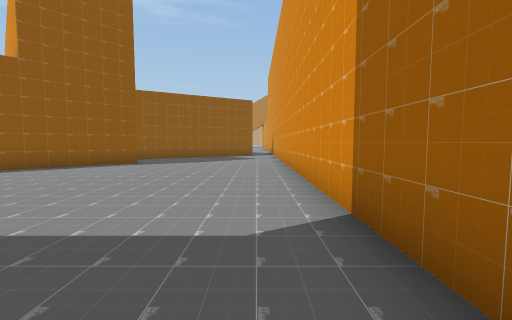
view 1 (above)

24 first-person views from a walk through a scene from a Unity 3-D project. The camera is 1.5 m above the floor, tilts 4° down and sees 90° across. The floor is counted in squares, 2 m on a side. Each view is taken from the middle of a square. On the plan, view 1 faces up. The plan holds only what a view shows up to about 9 squares ahead; the rest is blank. The place goes on beyond the plan. The player character is not drawn.

view 2
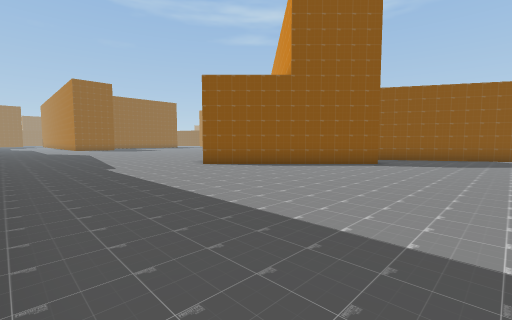

view 3
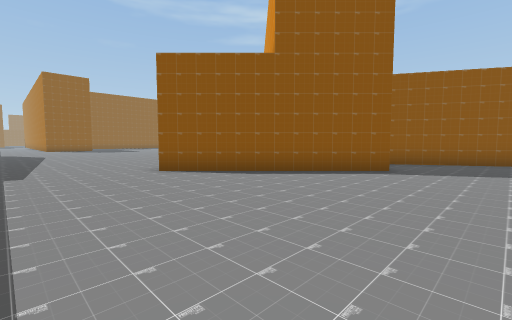

view 4
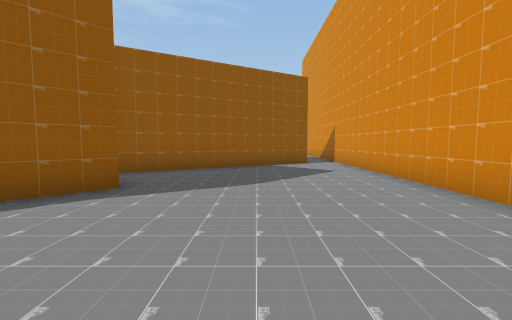

view 5
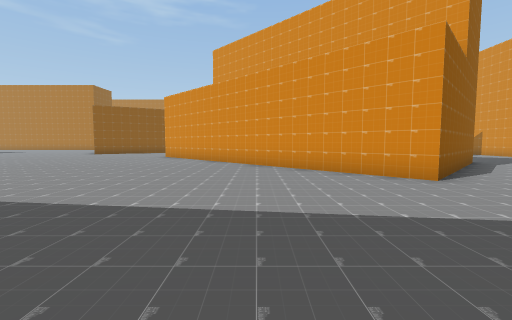

view 6
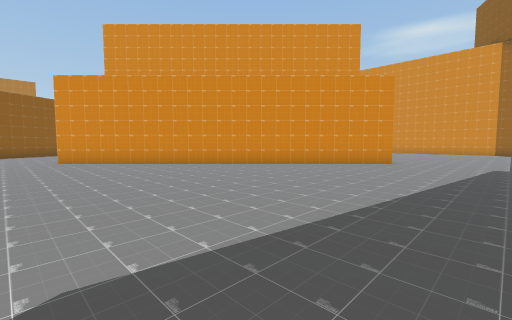

view 7
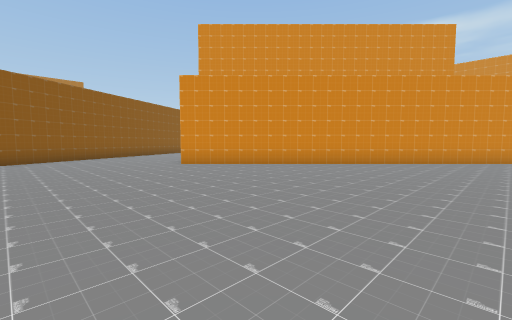

view 8
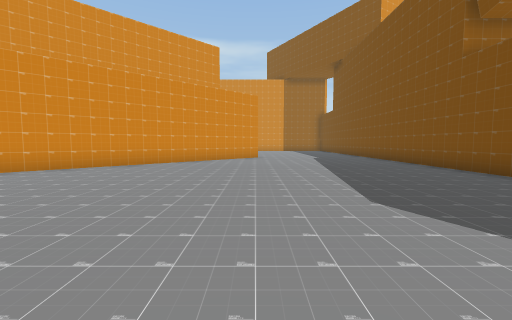

view 9
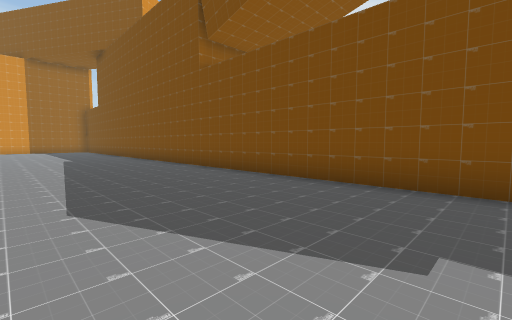

view 10
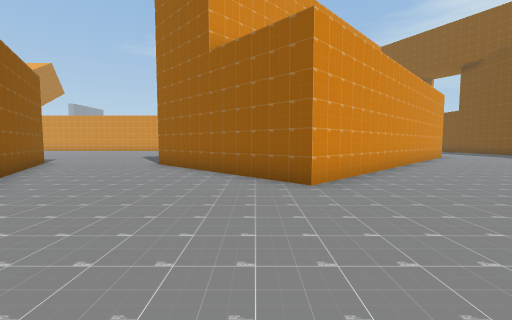

view 11
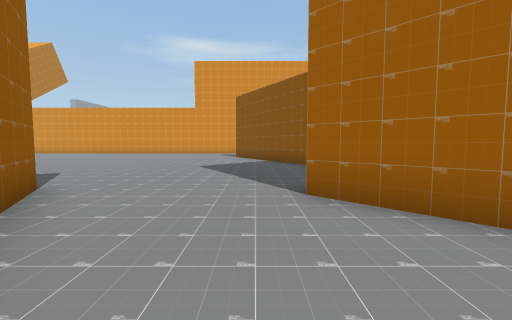

view 12
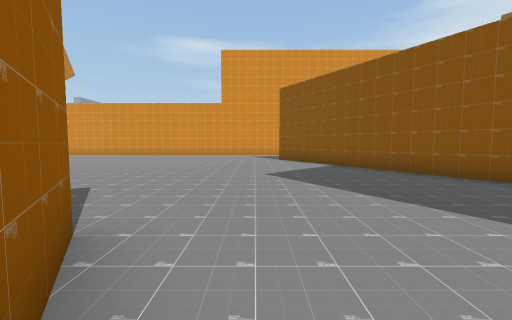

view 13
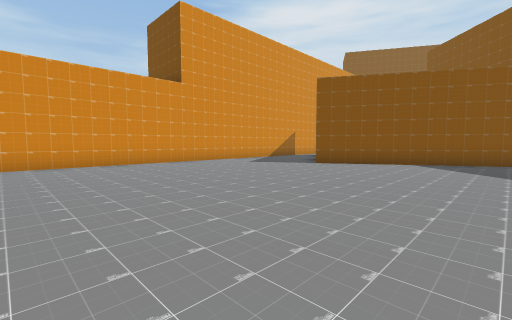

view 14
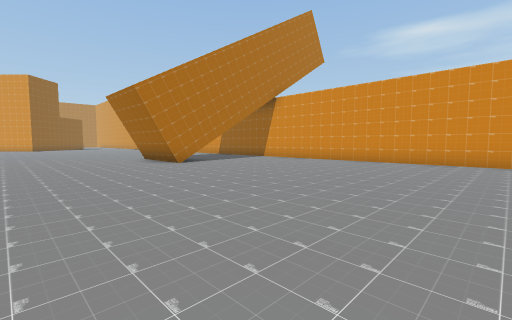

view 15
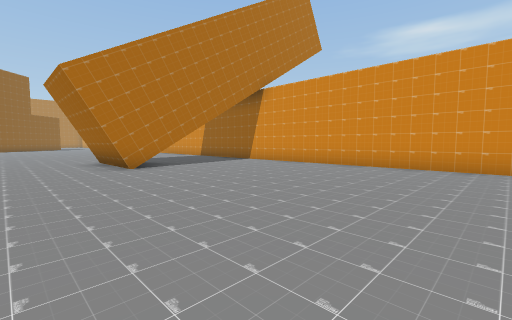

view 16
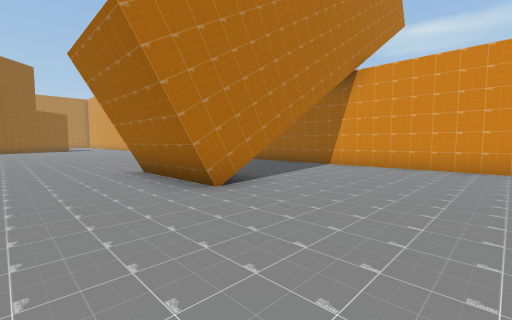

view 17
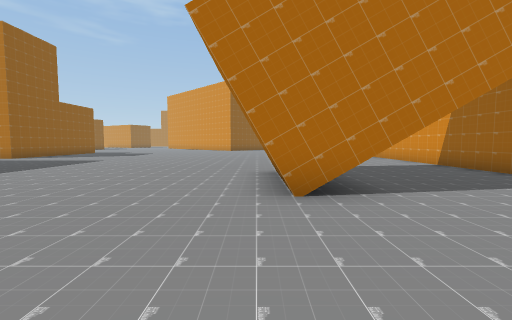

view 18
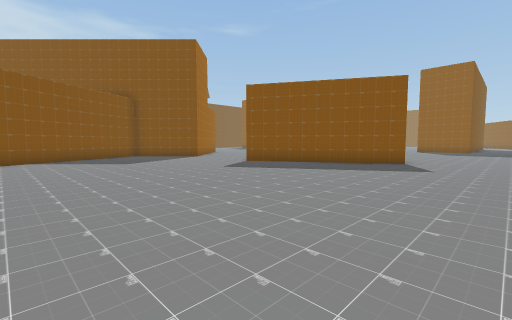

view 19
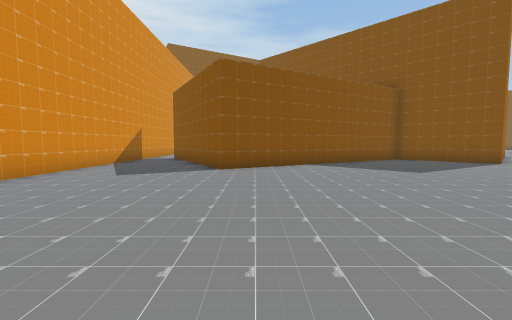

view 20
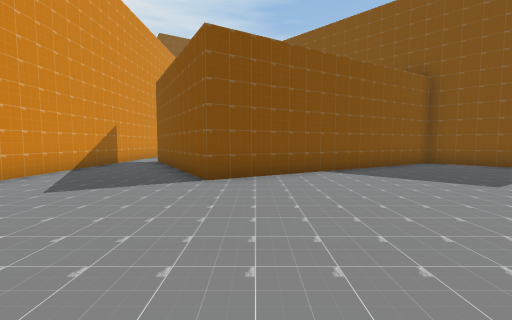

view 21
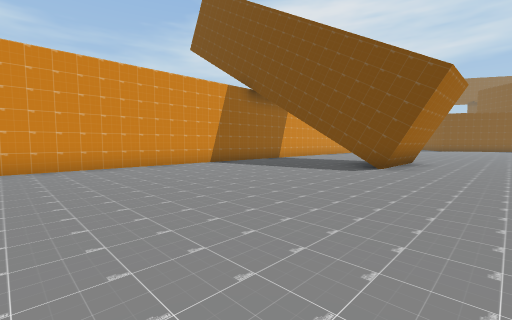

view 22
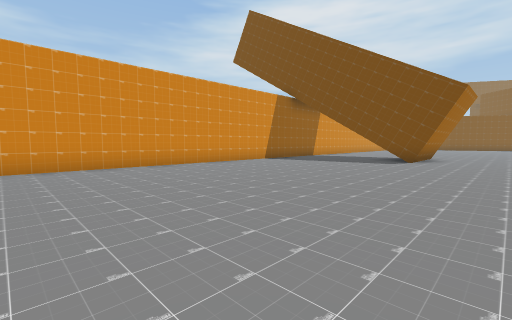

view 23
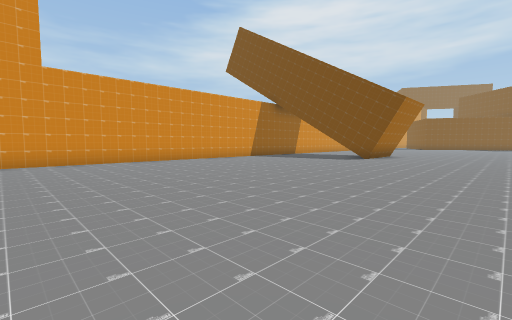

view 24
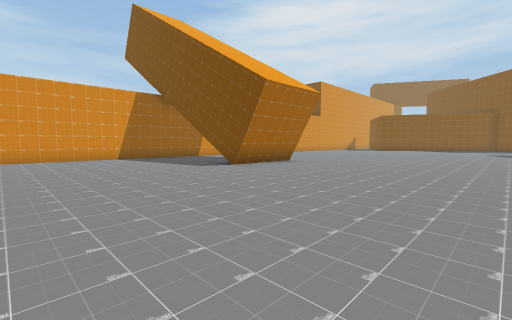

### Floor plan
Points are (right, up) in squares from view 1. A wall is a line through its corners. A room is listed if a view was taken in it or the views show most of it. See-through windows are left out.
Room 1 (views 1, 2, 3, 4, 5, 6, 7, 8, 9, 10)
walls: (-4.1, 9.2) (-8.5, 4.9) (-16.6, 13) (-13.4, 16.3); (-21.1, -0.5) (-12, -0.5); (-20, 16.8) (-21, 16.3); (1, 0.9) (1, 14.1); (-0.3, 14) (-5.3, 11.1)
ways out: opening at (-15, 17.3) to room 2; gap at (0, 14) to room 2
Room 2 (views 11, 12, 13, 14, 15, 16, 17, 18, 19, 20, 21, 22, 23, 24)
walls: (-4.9, 33.5) (-4.9, 36.5); (-4.7, 36.5) (-2.9, 36.5); (-2.9, 33.5) (-4.7, 33.5); (-14.9, 26.5) (-14.3, 25.5); (-11.9, 21.5) (-15.7, 19.3); (1, 23.1) (1, 48.1); (-13.4, 16.3) (-12.4, 17.3) (-10.1, 15) (-3, 19) (-0.7, 15); (1, 14.1) (1, 21.1)
low walls: (-4.7, 33.5) (-4.7, 36.5)
ways out: opening at (-15, 17.3) to room 1; gap at (0, 14) to room 1

Positions as (right, up) in squares from view 1, and headings:
1: (0, 0), facing up
2: (-1, 0), facing up-left
3: (-2, 2), facing up-left
4: (-2, 5), facing up
5: (-12, 0), facing up
6: (-18, 2), facing up-right
7: (-21, 5), facing up-right
8: (-21, 5), facing right
9: (-21, 4), facing down-right
10: (-21, 14), facing right
11: (-16, 18), facing right
12: (-14, 20), facing right
13: (-8, 27), facing down-right
14: (-9, 25), facing up-right
15: (-7, 26), facing up-right
16: (-7, 30), facing up-right
17: (-5, 30), facing up
18: (-5, 29), facing down-left
19: (-4, 26), facing down
20: (-4, 24), facing down
21: (-7, 44), facing down-right
22: (-7, 47), facing down-right
23: (-9, 48), facing down-right
24: (-11, 42), facing down-right
